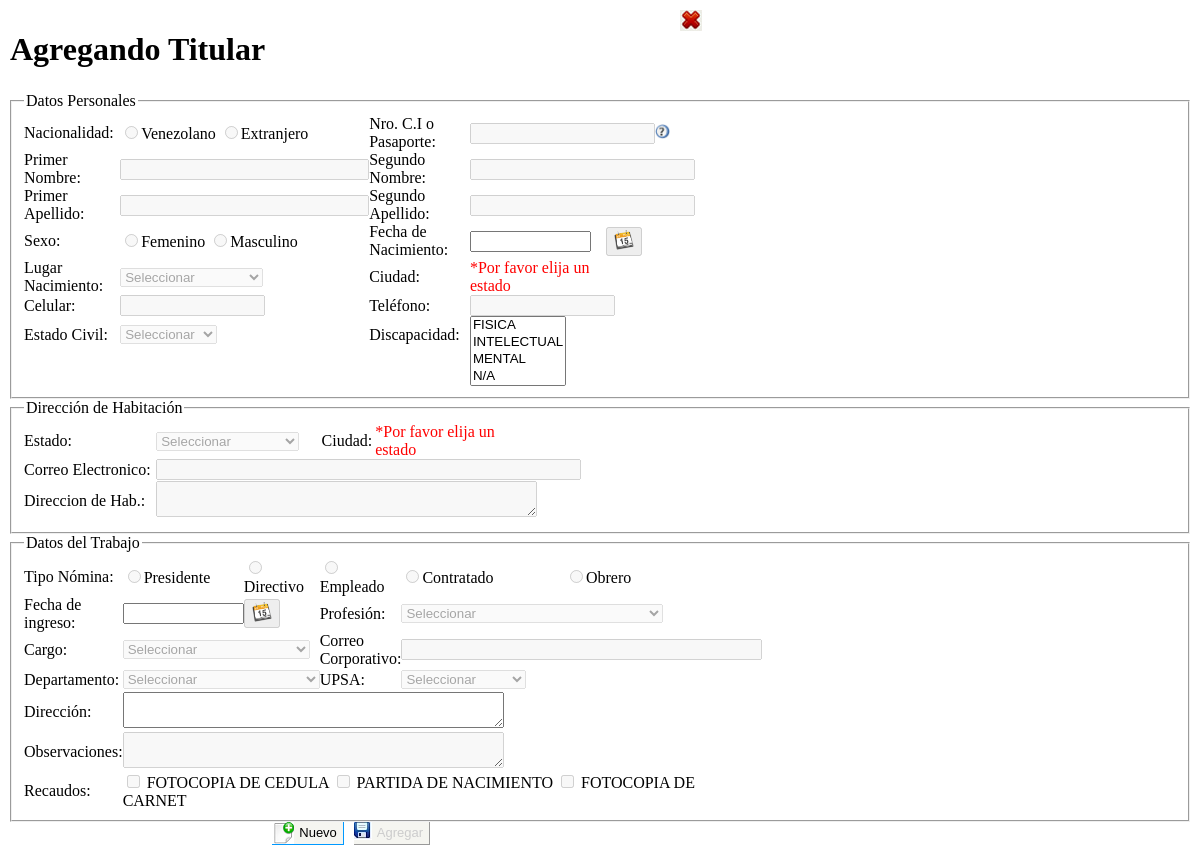
The app's page /persona/Php/agregar_empleado.php (signed in), older data.
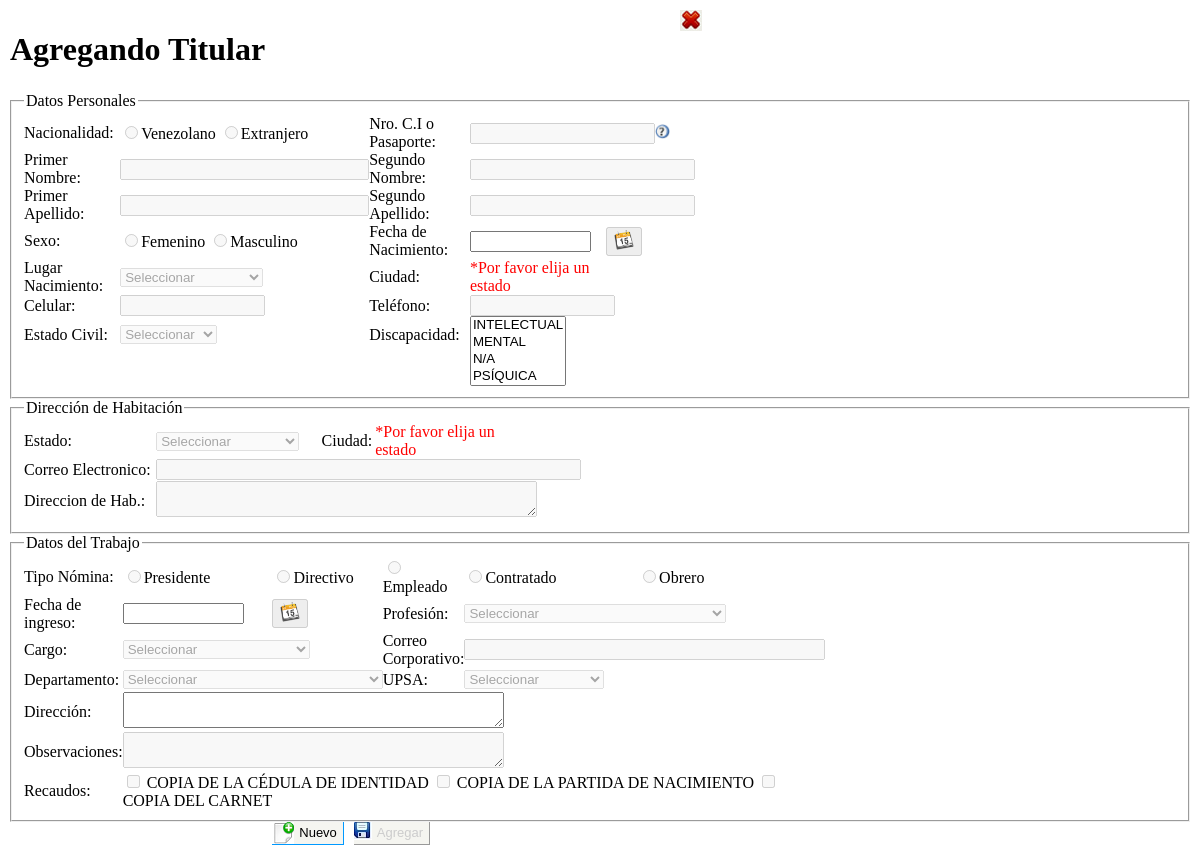
The same page, newer data.
### tables this page shows
CREATE TABLE IF NOT EXISTS `trecaudo` (
  `id_recaudo` int(11) NOT NULL AUTO_INCREMENT,
  `descripcion` varchar(80) NOT NULL,
  `tipo` varchar(50) NOT NULL,
  `estatus` char(1) NOT NULL,
  PRIMARY KEY (`id_recaudo`)
);

### persona/Clases/clase_discapacidad.php (called while the page is built, shortened)
<?php
include_once("clase_mysql.php");
class discapacidad extends conectaBDMy{
	function lista_discapacidad()
	{
		$c=0;
		$sql="select * from tdiscapacidad where estatus='1' order by nombre";
		 $cursor=parent::ejecuta_sql($sql);
		 if($row= parent::proxima_tupla($cursor))
		 {
			 do{
				$fila[$c][1]=$row["id_discapacidad"];
				$fila[$c][2]=$row["nombre"];
				$c++;
			 }while($row= parent::proxima_tupla($cursor));
		 }
		if ( $fila>0 )
			return $fila;
		else
			return -1;
	}
}
?>

### persona/Clases/clase_mysql.php (called while the page is built, shortened)
<?PHP
class conectaBDMy
{
	private $servidor;
	private $usuario;
	private $password;
	private $conexion;
	function conectaBDMy()
	{
		$this->servidor="localhost";
		$this->usuario="root";
		$this->password="iutep";
		$this->basedatos="bdsas";
	}
	function abrir_BD()
	{
		if ( !($enlace= @mysql_connect( $this->servidor, $this->usuario, $this->password ) ) )
		{
		header("Location: ../html/Error_bd.html");
		}
		$this->conexion=$enlace;
		return true;
	}
	function ejecuta_sql( $query )
	{
		if ( $this->abrir_BD() )
	     return ( mysql_query($query,$this->conexion ) );
	else
	     return null;
	}
  function proxima_tupla($cursor)
  {
	return mysql_fetch_array($cursor);
  }
}
?>

### persona/Clases/clase_estado.php (called while the page is built, shortened)
<?php
include_once("clase_mysql.php");
class estado extends conectaBDMy{
function lista_estado()
	{
		$c=0;
		$sql="select * from testado where estatus='1' order by nombre asc";
		 $cursor=parent::ejecuta_sql($sql);
			if($row= parent::proxima_tupla($cursor))
		 {
			 DO
			 {
				$fila[$c][1]=$row["id_estado"];
				$fila[$c][2]=$row["nombre"];
				$fila[$c][3]=$row["id_pais"];
				$c++;
			}WHILE($row= parent::proxima_tupla($cursor));
		 }
		if ( $fila>0 )
			return $fila;
		else
			return -1;
	}
}
?>

### persona/Clases/clase_recaudo.php (called while the page is built, shortened)
<?php
include_once("clase_mysql.php");
class recaudos extends conectaBDMy{
	private $tipoRecaudo;
    public function recaudos(){
		$this->tipoRecaudo="";
	}
 	public function setTiporecaudo($Valor){
        $this->tipoRecaudo = mb_strtoupper(trim($Valor), "utf-8");
    }
	function lista_recaudo()
	{
		$c=0;
		$sql="SELECT * FROM trecaudo where estatus='1' and tipo='$this->tipoRecaudo' order by id_recaudo";
		 $cursor=parent::ejecuta_sql($sql);
		 if($row= parent::proxima_tupla($cursor))
		 {
			 DO
			 {
				$fila[$c][1]=$row["id_recaudo"];
				$fila[$c][2]=$row["descripcion"];
				$fila[$c][3]=$row["tipo"];
				$c++;
			 }WHILE($row= parent::proxima_tupla($cursor));
		 }
		if ( $fila>0 )
			return $fila;
		else
			return -1;
	}
}
?>

### persona/Clases/clase_profesion.php (called while the page is built, shortened)
<?php
include_once("clase_mysql.php");
class profesion extends conectaBDMy{
	function lista_profesion()
	{
		$c=0;
		$sql="select * from tprofesion where estatus='1' order by nombre";
		 $cursor=parent::ejecuta_sql($sql);
		 if($row= parent::proxima_tupla($cursor))
		 {
			 DO
			 {
				$fila[$c][1]=$row["id_profesion"];
				$fila[$c][2]=$row["nombre"];
				$c++;
			 }WHILE($row= parent::proxima_tupla($cursor));
		 }
		if ( $fila>0 )
			return $fila;
		else
			return -1;
	}
}
?>

### persona/Clases/clase_cargo.php (called while the page is built, shortened)
<?php
include_once("clase_mysql.php");
class cargo extends conectaBDMy{
public function lista_cargo(){
		$c=0;
		$sql="select * from tcargo where estatus='1' order by nombre";
		 $cursor=parent::ejecuta_sql($sql);
		 if($row= parent::proxima_tupla($cursor))
		 {
			 DO
			 {
				$fila[$c][1]=$row["id_cargo"];
				$fila[$c][2]=$row["nombre"];
				$c++;
			 }WHILE($row= parent::proxima_tupla($cursor));
		 }
		if ( $fila>0 )
			return $fila;
		else
			return -1;
	}
}
?>

### persona/Clases/clase_departamento.php (called while the page is built, shortened)
<?php
include_once("clase_mysql.php");
class departamento extends conectaBDMy{
	function lista_departamento()
	{
		$c=0;
		$sql="select * from tdepartamento where estatus='1' order by nombre";
		 $cursor=parent::ejecuta_sql($sql);
		 if($row= parent::proxima_tupla($cursor))
		 {
			 DO
			 {
				$fila[$c][1]=$row["id_departamento"];
				$fila[$c][2]=$row["nombre"];
				$c++;
			 }WHILE($row= parent::proxima_tupla($cursor));
		 }
		if ( $fila>0 )
			return $fila;
		else
			return -1;
	}
}
?>

### persona/Clases/clase_upsa.php (called while the page is built, shortened)
<?php
include_once("clase_mysql.php");
class upsa extends conectaBDMy{
	function lista_upsa()
	{
		$c=0;
		$sql="select * from tupsa where estatus='1' order by nombre";
		 $cursor=parent::ejecuta_sql($sql);
		 if($row= parent::proxima_tupla($cursor))
		 {
			 DO
			 {
				$fila[$c][1]=$row["id_upsa"];
				$fila[$c][2]=$row["nombre"];
				$fila[$c][3]=$row["direccion"];
				$c++;
			 }WHILE($row= parent::proxima_tupla($cursor));
		 }
		if ( $fila>0 )
			return $fila;
		else
			return -1;
	}
}
?>

### persona/Php/agregar_empleado.php (the view, shortened to what the changed rows need)
?><!DOCTYPE html>
<html lang="es">
  <head>
	<link rel="stylesheet" type="text/css" href="Css/jscal2.css" />
    <link rel="stylesheet" type="text/css" href="Css/border-radius.css" />
    <link rel="stylesheet" type="text/css" href="JavaScript/jquery.alerts.css"  />
</head>
<body>
<form action="" method="POST" id="form_titular" name="form_titular">
<table width="696" height="25" border="0" cellpadding="0" cellspacing="o">
    <tr>
      <td width="687"><h1>Agregando Titular</h1></td>
    </tr>
  </table>
  <fieldset>
    <table width="686" border="0" cellpadding="0" cellspacing="0">
            <?php include_once("../Clases/clase_estado.php");
				$estado =new estado();
				$lista_estado=$estado->lista_estado();
			?> <option value="<?php echo $lista_estado[$j][1];?>"><?php echo $lista_estado[$j][2];?></option>
    <tr>
      <td colspan="3" rowspan="2" valign="top"><div id="disc_capa">
<select name="discapacidad[]" multiple="multiple"  id="discapacidad" title="Seleccionar">
  <?php include_once("../Clases/clase_discapacidad.php");
			$discapacidad=new discapacidad();
			$lista_discapacidad=$discapacidad->lista_discapacidad();
			for($i=0;$i<count($lista_discapacidad);$i++)
			{
			?>
  <option value="<?php echo $lista_discapacidad[$i][1];?>"
					?>> <?php echo $lista_discapacidad[$i][2];?></option>
  <?php }?>
</select>
</div>
      </td>
      </tr>
    </table>
  </fieldset>
  <fieldset>
    <table width="686" border="0" cellpadding="0" cellspacing="0">
  <?php include_once("../Clases/clase_profesion.php");
			$profesion=new profesion();
			$lista_profesion=$profesion->lista_profesion();
			?>
			<?php include_once("../Clases/clase_cargo.php");
				$cargo=new cargo();
				$lista_cargo=$cargo->lista_cargo();
			?>   <option value="<?php echo $lista_cargo[$i][1];?>"><?php echo $lista_cargo[$i][2];?></option>
			<?php include_once("../Clases/clase_departamento.php");
            $departamento=new departamento();
            $lista_departamento=$departamento->lista_departamento();
            ?><option value="<?php echo $lista_departamento[$i][1];?>"><?php echo $lista_departamento[$i][2];?></option>
			<?php include_once("../Clases/clase_upsa.php");
            $upsa=new upsa();
            $lista_upsa=$upsa->lista_upsa();
            ?><option value="<?php echo $lista_upsa[$i][1];?>"><?php echo $lista_upsa[$i][2];?></option>
      <tr>
        <td height="23" colspan="5"><?php include_once("../Clases/clase_recaudo.php");
			$recaudo= new recaudos();
			$recaudo->setTiporecaudo('AFILIACIÓN - TITULAR');
			$lista_recaudo=$recaudo->lista_recaudo();
			for($i=0;$i<count($lista_recaudo);$i++)
			{
				if($lista_recaudo[$i][3]=='AFILIACIÓN - TITULAR'){
		?><input type="checkbox" name="recaudos[]" id="<?php echo $i;?>" value="<?php echo $lista_recaudo[$i][1];?>" disabled="disabled">
        <?php echo "<label  for='$i'>".$lista_recaudo[$i][2]."</label>"; ?>
        <?php
		}else { echo "<div id='open' style='color:#F00'> Alerta: No se han asignado recaudos por Afiliacion Titular. Por favor <a href='#'>click</a></div>";}
		}?></td>
      </tr>
    </table>
  </fieldset>
</form>
</body>
</html>

Row changes from the older to the newer data that the page shows:
changed trecaudo: descripcion "FOTOCOPIA DE CEDULA" → "COPIA DE LA CÉDULA DE IDENTIDAD"
changed trecaudo: descripcion "PARTIDA DE NACIMIENTO" → "COPIA DE LA PARTIDA DE NACIMIENTO"
changed trecaudo: descripcion "FOTOCOPIA DE CARNET" → "COPIA DEL CARNET"
Text that changed along with them:
form field value: "FISICA / INTELECTUAL / MENTAL / N/A" → "INTELECTUAL / MENTAL / N/A / PSÍQUICA"
